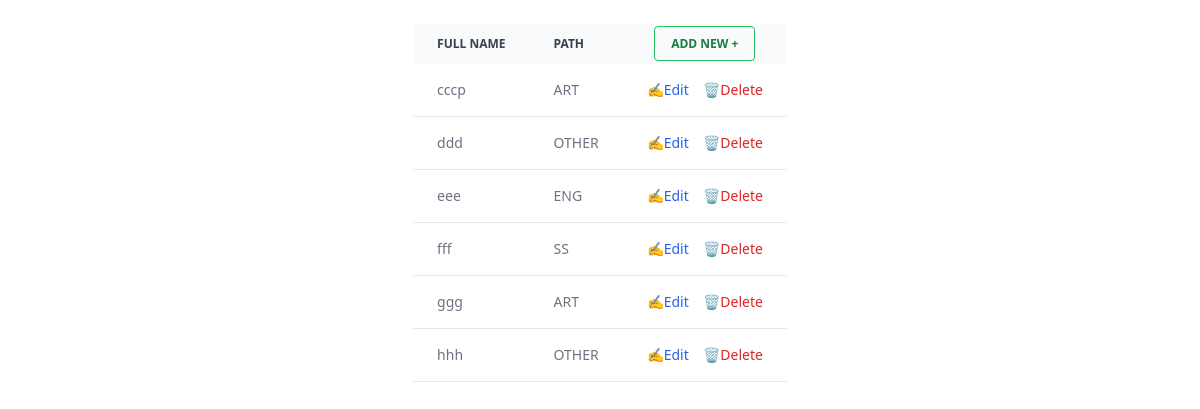
Page /student_list/ on the earlier database version.
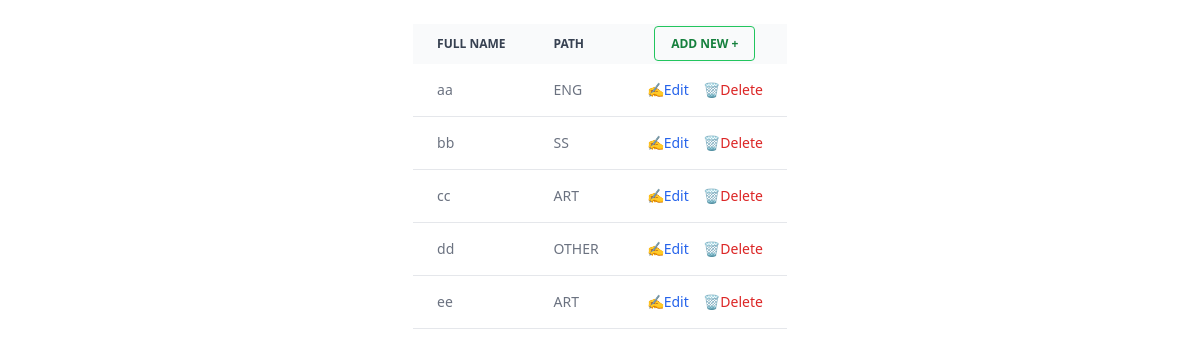
Same page on the later database version.
### student_register/models.py (models this page shows, shortened)
class Student(models.Model):
    GENDER = [
        ('MALE', 'Male'),
        ('FEMALE', 'Female'),
        ('OTHER', 'Other'),
        ('NOT-TO-SAY', "Don't want to say"),
    ]
    PATH = [
        ('ENG', 'Engineering'),
        ('SS', 'Social Sciences'),
        ('ART', 'Arts'),
        ('OTHER', "Others"),
    ]
    full_name = models.CharField(max_length=50)
    number = models.IntegerField(null=False, blank=False, unique=True)
    mobile = PhoneNumberField(unique=True)
    email = models.EmailField(max_length=254, null=False, blank=False, unique=True)
    gender = models.CharField(max_length=20, null=False, choices=GENDER)
    path = models.CharField(max_length=20, null=False, choices=PATH)
    class Meta:
        ordering = ["id"]

### student_register/views.py (the view)
# urls.py: path('student_list/', student_list, name='list'),
def student_list(request):
    student_list = Student.objects.all()
    return render(request, 'student_register/student_list.html', {"student_list": student_list})

### student_register/templates/student_register/student_list.html (shortened to what this page needs)
{% extends "student_register/base.html" %}
{% block container %}
  <table class="max-w-2/3 w-fit mx-auto mt-6 text-sm text-left text-gray-500 dark:text-gray-400">
    <thead class="text-xs text-gray-700 uppercase bg-gray-50 dark:bg-gray-700 dark:text-gray-400">
      <tr>
        <th scope="col" class="py-3 px-6">Full Name</th>
        <th scope="col" class="py-3 px-6">Path</th>
        <th scope="col" class="py-3 px-6 text-center"><a class="bg-transparent hover:bg-green-500 text-green-700 font-semibold hover:text-white py-2 px-4 border border-green-500 hover:border-transparent rounded whitespace-nowrap" href={% url 'form' %}><span class="hidden sm:inline">Add </span>New +</a></th>
      </tr>
    </thead>
    <tbody>
      {% for student in student_list %}
      <tr class="bg-white border-b dark:bg-gray-800 dark:border-gray-700">
        <td class="py-4 px-6">{{ student.full_name }}</td>
        <td class="py-4 px-6">{{ student.path }}</td>
        <td class="p-0 sm:py-4 sm:px-6 text-center flex flex-col sm:block">
          <a class="font-medium text-blue-600 dark:text-blue-500 hover:underline cursor-pointer" href={% url 'update' student.id %}>✍Edit</a>
          <a class="del font-medium text-red-600 dark:text-red-500 hover:underline cursor-pointer" data-modal-toggle="{{ student.id }}" ind="{{ student.id }}">🗑Delete</a>
        </td>
      </tr>
      {% endfor %}
    </tbody>
  </table>
{% endblock container %}

### student_register/templates/student_register/base.html (shortened to what this page needs)
<!DOCTYPE html>
<html lang="en">
  <head>
    <script src="https://cdn.tailwindcss.com"></script>
  </head>
  <body>
    {% block container %}{% endblock container %}
  </body>
</html>

Differences in the rows shown:
removed Student: full_name "cccp", path "ART"
removed Student: full_name "ddd", path "OTHER"
removed Student: full_name "eee", path "ENG"
removed Student: full_name "fff", path "SS"
removed Student: full_name "ggg", path "ART"
removed Student: full_name "hhh", path "OTHER"
added Student: full_name "aa", path "ENG"
added Student: full_name "bb", path "SS"
added Student: full_name "cc", path "ART"
added Student: full_name "dd", path "OTHER"
added Student: full_name "ee", path "ART"
